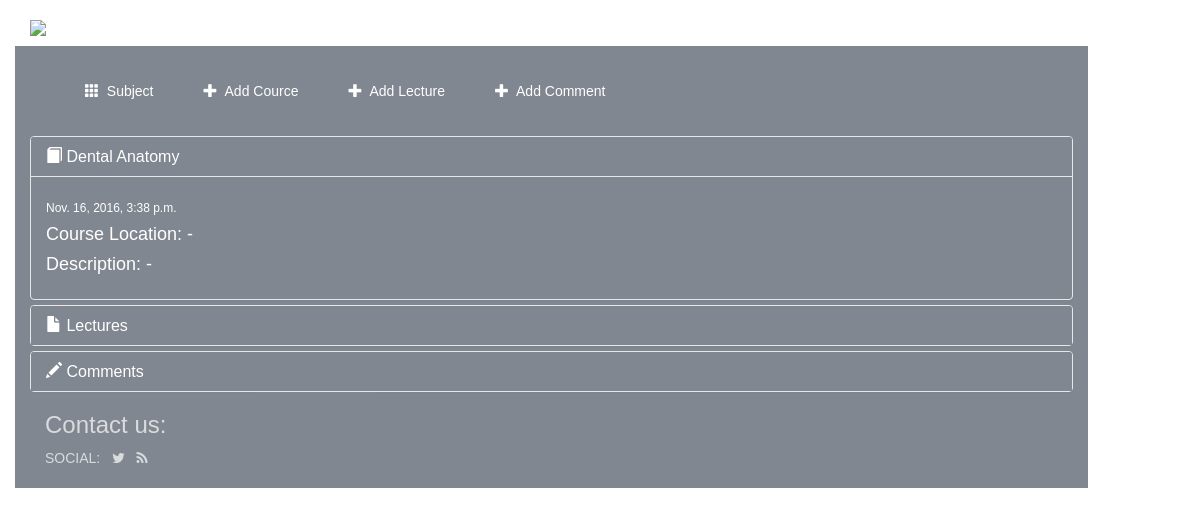
The app's page /subject/1/cource/5/, older data.
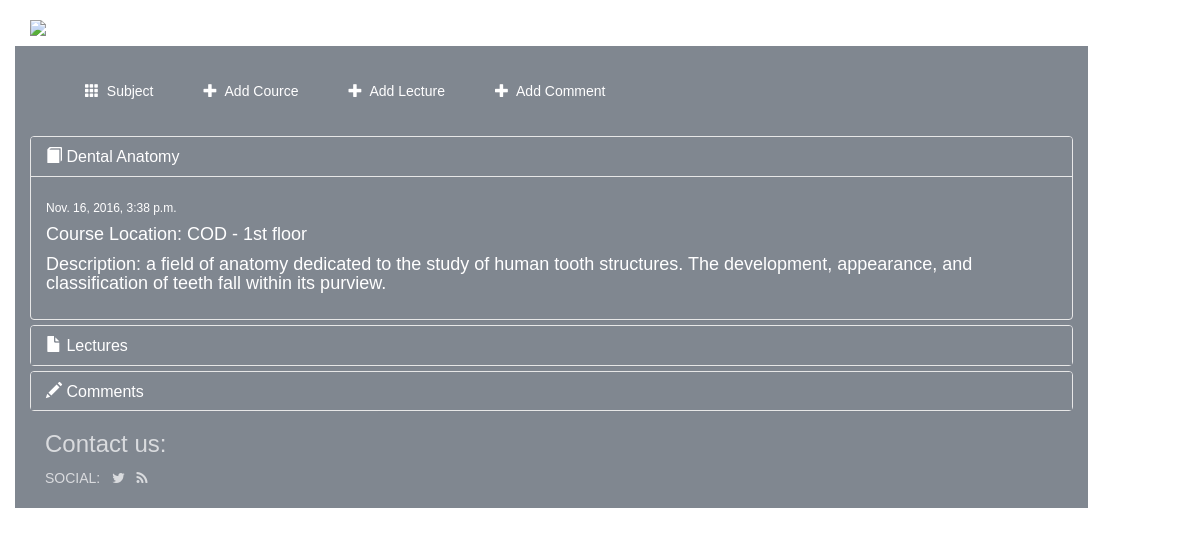
The same page, newer data.
### project/models.py (models this page shows, shortened)
class Cource(models.Model):
    subject = models.ForeignKey(Subject)
    title = models.CharField(max_length=100)
    description = models.TextField(max_length=1000)
    pup_date = models.DateTimeField(auto_now_add=True)
    location = models.TextField(max_length=1000)

### project/views.py (the view)
# urls.py: url(r'^subject/(?P<subject_id>[0-9]+)/cource/(?P<cource_id>[0-9]+)/$', views.ShowCourceView.as_view(), name='show_cource'),
class ShowCourceView(generic.DetailView):
    model = Cource
    template_name = 'project/cource.html'
    context_object_name = "Cource"
    pk_url_kwarg = "cource_id"
    query_pk_and_slug = True

### project/templates/project/cource.html (shortened to what this page needs)
{% extends 'project/base.html' %}
{% block add %} <a href="{% url 'project:add-comment-c' %}"> <span class="glyphicon glyphicon-plus" aria-hidden="true"></span>&nbsp; Add Comment </a> {% endblock %}
{% block body %}
<div class="panel panel-default" style="font-family: 'Proxima Nova','Helvetica','Corbel',sans-serif;background-color:#4b5462;">
    <div class="panel-heading" style="font-family: 'Proxima Nova','Helvetica','Corbel',sans-serif;background-color:#4b5462;">
        <h3 class="panel-title"><a data-toggle="collapse" data-parent="#accordion" href="#collapse1"> <span class="glyphicon glyphicon-book" aria-hidden="true"></span> {{ Cource.title }} </a></h3>
    </div>
        <div id="collapse1" class="panel-collapse collapse in">
        <div class="panel-body">
            <h6>{{ Cource.pup_date }}</h6>
            <h4> Course Location: {{ Cource.location }}</h4>
            <h4> Description: {{ Cource.description }}</h4>
        </div>
    </div>
</div>
<div class="panel panel-default" style="font-family: 'Proxima Nova','Helvetica','Corbel',sans-serif;background-color:#4b5462;">
    <div class="panel-heading" style="font-family: 'Proxima Nova','Helvetica','Corbel',sans-serif;background-color:#4b5462;">
        <h3 class="panel-title" ><a data-toggle="collapse" data-parent="#accordion" href="#collapse2"><span class="glyphicon glyphicon-file" aria-hidden="true"></span> Lectures </a></h3>
    </div>
</div>
<div class="panel panel-default" style="font-family: 'Proxima Nova','Helvetica','Corbel',sans-serif;background-color:#4b5462;">
    <div class="panel-heading" style="font-family: 'Proxima Nova','Helvetica','Corbel',sans-serif;background-color:#4b5462;">
        <h3 class="panel-title" ><a data-toggle="collapse" data-parent="#accordion" href="#collapse3"><span class="glyphicon glyphicon-pencil" aria-hidden="true"></span> Comments</a></h3>
    </div>
</div>
{% endblock %}

### project/templates/project/base.html (shortened to what this page needs)
<!DOCTYPE html>
<html lang="en">
<head>
    {% load static %}
    <link rel="stylesheet" type="text/css" href="{% static 'project/style.css' %}" />
    <link rel="stylesheet" href="http://maxcdn.bootstrapcdn.com/bootstrap/3.3.7/css/bootstrap.min.css">
    <link rel="stylesheet" href="http://cdnjs.cloudflare.com/ajax/libs/font-awesome/4.6.3/css/font-awesome.min.css">
</head>
<body>
<div class="video-bg">
</div>
<div class="content">
<div class="container">
<br/>
<p style="font-size: 50px;line-height: 2px;font-family: 'Proxima Nova','Helvetica','Corbel',sans-serif;font-weight: lighter"><img src="https://yt3.ggpht.com/-KMyUX0GJNlo/AAAAAAAAAAI/AAAAAAAAAAA/MUVpsW7Z_uc/s900-c-k-no-mo-rj-c0xffffff/photo.jpg" alt="Logo" style="width:90px;height:60px;"> <a href="{% url 'project:index' %}" target="_blank" id="h1"> <b>Students Club</b> Academy </a><p>
<div class="row">
    <div class="col-sm-11 background">
    <div class="container-fluid">
        <div class="collapse navbar-collapse" id="topNavBar">
            <ul class="nav navbar-nav">
                <li>
                    <a href="{% url 'project:index' %}"> <span class="glyphicon glyphicon-th" aria-hidden="true"></span>&nbsp; Subject </a>
                </li>
                <li>
                    <a href="{% url 'project:add-cource' %}"> <span class="glyphicon glyphicon-plus" aria-hidden="true"></span>&nbsp; Add Cource </a>
                </li>
                <li>
                    <a href="{% url 'project:add-lecture' %}"> <span class="glyphicon glyphicon-plus" aria-hidden="true"></span>&nbsp; Add Lecture </a>
                </li>
                <li>
                    {% block add %} <a href="{% url 'project:register' %}"> <span class="glyphicon glyphicon-plus" aria-hidden="true"></span>&nbsp; Register </a> {% endblock %}
                </li>
            </ul>
        </div>
    </div>
    </div>
</div>
<div class="row">
    <div class="col-sm-11 background">
        <div class="panel-group" id="accordion" style="font-family: 'Proxima Nova','Helvetica','Corbel',sans-serif;background-color:#4b5462;">
            {% block body %}
            {% endblock %}
    <div class="col-sm-4 background">
        <h3> Contact us: </h3>
            <form>
            SOCIAL:&nbsp;
            &nbsp;<a href= "https://twitter.com/Studentsofksauh" target="_blank"><i class="fa fa-twitter" aria-hidden="true" ></i></a>
            &nbsp;&nbsp;<a href= "https://www.enjazportal.com/" target="_blank"><i class="fa fa-rss" aria-hidden="true"></i></a><br/>
        </form>
        <br/>
    </div>
        </div>
</div>
</div>
</div>
</div>
</body>
</html>

### project/templates/project/base.html (style rules this page uses)
body { color: white; font-family:'Proxima Nova','Helvetica','Corbel',sans-serif; }
.background { background-color:#4b5462; opacity: 0.7; }
ul { display:inline-block;background-color:#4b5462;padding:10px; }
li { display:inline-block;color:white;background-color:#4b5462;padding:10px; }
a:link { color:white;background-color: transparent;text-decoration: none; }
a:link#h1 { color:white;background-color: transparent;text-decoration: none; }
.video-bg { position: fixed;z-index: -1000;width:100%;height:100%;overflow: hidden;top:0;left:0; }

Row changes from the older to the newer data that the page shows:
changed Cource "Dental Anatomy": location "-" → "COD - 1st floor"; description "-" → "a field of anatomy dedicated to the study of human tooth structures. The development, appearance, and classification of teeth fall within its purview."
